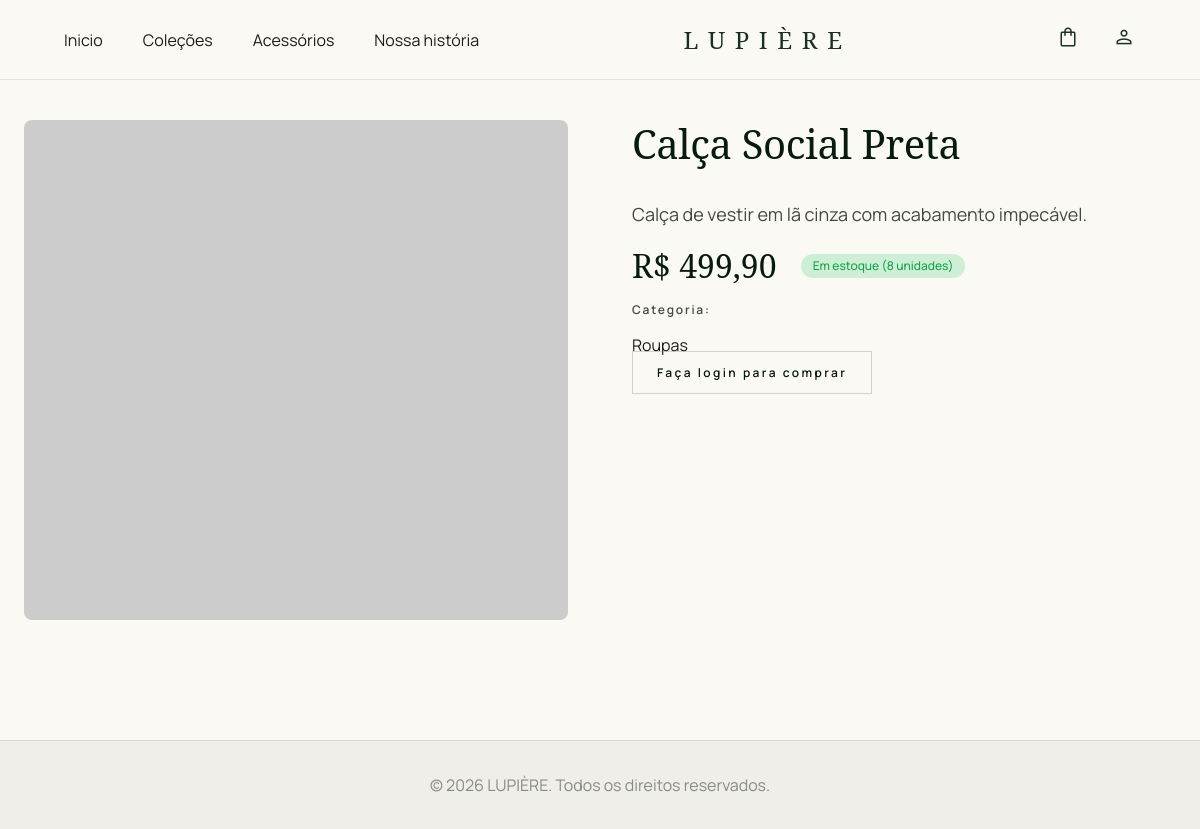
The app's page /produto.php?id=3 with its own data.
### tables this page shows
CREATE TABLE IF NOT EXISTS `produtos` (
  `id` int(11) NOT NULL AUTO_INCREMENT,
  `nome` varchar(150) NOT NULL,
  `descricao` text,
  `preco` decimal(10,2) NOT NULL,
  `estoque` int(11) NOT NULL DEFAULT 0,
  `categoria_id` int(11) DEFAULT NULL,
  `imagem` varchar(255) DEFAULT NULL,
  `data_criacao` timestamp NOT NULL DEFAULT current_timestamp(),
  PRIMARY KEY (`id`),
  KEY `categoria_id` (`categoria_id`),
  CONSTRAINT `produtos_ibfk_1` FOREIGN KEY (`categoria_id`) REFERENCES `categorias` (`id`) ON DELETE SET NULL
);

CREATE TABLE IF NOT EXISTS `categorias` (
  `id` int(11) NOT NULL AUTO_INCREMENT,
  `nome` varchar(100) NOT NULL,
  `descricao` text,
  `data_criacao` timestamp NOT NULL DEFAULT current_timestamp(),
  PRIMARY KEY (`id`)
);

### funcoes.php (called while the page is built, shortened)
<?php
require_once 'config.php';
function obter_produto_por_id($id) {
    global $pdo;
    $stmt = $pdo->prepare("SELECT p.*, c.nome as categoria_nome FROM produtos p LEFT JOIN categorias c ON p.categoria_id = c.id WHERE p.id = ?");
    $stmt->execute([$id]);
    return $stmt->fetch();
}
?>

### produto.php (the view, shortened to what this page needs)
<?php
require_once 'funcoes.php';
$id = isset($_GET['id']) ? intval($_GET['id']) : 0;
$produto = obter_produto_por_id($id);
?>
<!doctype html>
<html class="light" lang="en">
  <head>
    <script src="https://cdn.tailwindcss.com?plugins=forms,container-queries"></script>
    <script id="tailwind-config">
      tailwind.config = {
        darkMode: "class",
        theme: {
          extend: {
            colors: {
              "on-error": "#ffffff",
              "surface-container-high": "#e9e8e3",
              "surface-container": "#efeee9",
              surface: "#faf9f4",
              "on-secondary-container": "#745c00",
              "secondary-container": "#fed65b",
              "on-primary-container": "#819986",
              "on-tertiary": "#ffffff",
              "error-container": "#ffdad6",
              error: "#ba1a1a",
              background: "#faf9f4",
              "primary-fixed-dim": "#b4cdb8",
              "surface-container-low": "#f5f4ef",
              "surface-container-highest": "#e3e3de",
              "secondary-fixed-dim": "#e9c349",
              "on-tertiary-fixed-variant": "#474747",
              "outline-variant": "#c3c8c1",
              "primary-container": "#1b3022",
              "on-tertiary-container": "#939292",
              "surface-variant": "#e3e3de",
              "on-surface-variant": "#434843",
              "on-tertiary-fixed": "#1b1c1c",
              "on-secondary": "#ffffff",
              "surface-container-lowest": "#ffffff",
              tertiary: "#161717",
              "inverse-surface": "#30312e",
              "tertiary-container": "#2b2b2b",
              secondary: "#735c00",
              primary: "#061b0e",
              "on-secondary-fixed-variant": "#574500",
              "surface-bright": "#faf9f4",
              "on-background": "#1b1c19",
              "primary-fixed": "#d0e9d4",
              "tertiary-fixed": "#e4e2e1",
              "on-surface": "#1b1c19",
              "inverse-primary": "#b4cdb8",
              "on-primary": "#ffffff",
              "on-error-container": "#93000a",
              "secondary-fixed": "#ffe088",
              outline: "#737973",
              "on-primary-fixed": "#0b2013",
              "surface-tint": "#4d6453",
              "inverse-on-surface": "#f2f1ec",
              "tertiary-fixed-dim": "#c8c6c5",
              "on-primary-fixed-variant": "#364c3c",
              "on-secondary-fixed": "#241a00",
              "surface-dim": "#dbdad5",
            },
            borderRadius: {
              DEFAULT: "0.25rem",
              lg: "0.5rem",
              xl: "0.75rem",
              full: "9999px",
            },
            spacing: {
              gutter: "24px",
              unit: "8px",
              "margin-edge": "40px",
              "container-max": "1280px",
              "section-gap": "120px",
            },
            fontFamily: {
              "body-md": ["Manrope"],
              "headline-lg": ["Noto Serif"],
              "body-lg": ["Manrope"],
              "label-caps": ["Manrope"],
              "headline-md": ["Noto Serif"],
              "headline-display": ["Noto Serif"],
            },
            fontSize: {
              "body-md": ["16px", { lineHeight: "1.6", fontWeight: "400" }],
              "headline-lg": [
                "40px",
                {
                  lineHeight: "1.2",
                  letterSpacing: "-0.01em",
                  fontWeight: "400",
                },
              ],
              "body-lg": ["18px", { lineHeight: "1.6", fontWeight: "400" }],
              "label-caps": [
                "12px",
                {
                  lineHeight: "1.2",
                  letterSpacing: "0.15em",
                  fontWeight: "600",
                },
              ],
              "headline-md": ["32px", { lineHeight: "1.3", fontWeight: "400" }],
              "headline-display": [
                "64px",
                {
                  lineHeight: "1.1",
                  letterSpacing: "-0.02em",
                  fontWeight: "400",
                },
              ],
            },
          },
        },
      };
    </script>
  </head>
  <body
    class="bg-background text-on-surface font-body-md min-h-screen flex flex-col"
  >
    <header
      class="fixed top-0 left-0 right-0 z-50 bg-[#FAF9F4]/95 backdrop-blur-md border-b border-[#1B3022]/10 h-20 flex items-center transition-all duration-300"
    >
      <div
        class="flex justify-between items-center w-full px-6 md:px-16 max-w-[1440px] mx-auto"
      >
        <nav class="hidden lg:flex gap-10">
          <a class="nav-link" href="index.html">Inicio</a>
          <a class="nav-link" href="produtos.php">Coleções</a>
          <a class="nav-link" href="acessorios.html">Acessórios</a>
          <a class="nav-link" href="sobre.html">Nossa história</a>
        </nav>
        <div
          class="text-xl md:text-2xl font-headline-lg tracking-[0.4em] text-[#1B3022]"
        >
          LUPIÈRE
        </div>
        <div class="flex items-center gap-5 md:gap-8 text-[#1B3022]">
          <a href="carrinho.php" class="icon-btn">
            <span class="material-symbols-outlined">shopping_bag</span>
          </a>
          <?php if (isset($_SESSION["usuario_id"])): ?>
            <a href="perfil.php" class="icon-btn">
              <span class="material-symbols-outlined">person</span>
            </a>
          <?php else: ?>
            <a href="login.php" class="icon-btn">
              <span class="material-symbols-outlined">person</span>
            </a>
          <?php endif; ?>
        </div>
      </div>
    </header>
    <main
      class="flex-grow flex items-center justify-center py-section-gap px-gutter"
    >
      <div class="max-w-container-max w-full flex flex-col md:flex-row gap-16 items-start">
        <div class="w-full md:w-1/2">
          <img
            src="https://via.placeholder.com/600x600?text=<?php echo urlencode($produto['nome']); ?>"
            alt="<?php echo htmlspecialchars($produto['nome']); ?>"
            class="w-full h-[500px] object-cover rounded-lg"
          />
        </div>
        <div class="w-full md:w-1/2 space-y-8">
          <h1 class="font-headline-lg text-headline-lg text-primary mb-4">
            <?php echo htmlspecialchars($produto['nome']); ?>
          </h1>
          <div class="space-y-4">
            <p class="font-body-lg text-body-lg text-on-surface-variant leading-relaxed">
              <?php echo nl2br(htmlspecialchars($produto['descricao'])); ?>
            </p>
            <div class="flex items-center gap-6">
              <p class="font-headline-md text-headline-md text-primary">
                R$ <?php echo number_format($produto['preco'], 2, ',', '.'); ?>
              </p>
              <?php if ($produto['estoque'] > 0): ?>
                <span class="px-3 py-1 bg-green-500/20 text-green-600 rounded-full text-xs font-medium">
                  Em estoque (<?php echo $produto['estoque']; ?> unidades)
                </span>
              <?php else: ?>
                <span class="px-3 py-1 bg-red-500/20 text-red-600 rounded-full text-xs font-medium">
                  Esgotado
                </span>
              <?php endif; ?>
            </div>
            <div class="space-y-4">
              <p class="font-label-caps text-label-caps text-on-surface-variant mb-2">
                Categoria:
              </p>
              <p class="font-body-md text-body-md">
                <?php echo htmlspecialchars($produto['categoria_nome'] ?: 'Sem categoria'); ?>
              </p>
            </div>
          </div>
          <?php if (isset($_SESSION["usuario_id"]) && $produto['estoque'] > 0): ?>
            <form action="adicionar_carrinho.php" method="post" class="space-y-4">
              <input type="hidden" name="produto_id" value="<?php echo $produto['id']; ?>">
              <div class="flex items-center gap-4">
                <label for="quantidade" class="font-label-caps text-label-caps w-20">Quantidade:</label>
                <input
                  type="number"
                  id="quantidade"
                  name="quantidade"
                  value="1"
                  min="1"
                  max="<?php echo $produto['estoque']; ?>"
                  class="w-20 px-3 py-2 border border-outline/30 rounded-md focus:border-primary focus:outline-none"
                >
              </div>
              <button
                type="submit"
                class="w-full bg-primary-container text-white py-3 px-6 font-label-caps text-label-caps tracking-[0.2em] hover:bg-primary transition-all duration-300"
              >
                Adicionar ao Carrinho
              </button>
            </form>
          <?php elseif (!isset($_SESSION["usuario_id"])): ?>
            <a
              href="login.php"
              class="w-full border border-outline/30 text-primary py-3 px-6 font-label-caps text-label-caps tracking-[0.2em] hover:bg-surface-container-low transition-all duration-300"
            >
              Faça login para comprar
            </a>
          <?php else: ?>
            <p class="w-full text-center py-3 px-6 bg-red-500/20 text-red-600 rounded-md font-label-caps">
              Produto indisponível
            </p>
          <?php endif; ?>
        </div>
      </div>
    </main>
    <footer
      class="mt-auto w-full border-t border-outline/20 bg-surface-container flex items-center justify-center py-8"
    >
      <div class="text-center text-on-surface-variant/60 font-body-md">
        &copy; <?php echo date("Y"); ?> LUPIÈRE. Todos os direitos reservados.
      </div>
    </footer>
  </body>
</html>

### produto.php (style rules this page uses)
.material-symbols-outlined { font-variation-settings: "FILL" 0, "wght" 300, "GRAD" 0, "opsz" 24; }

### records on screen
produtos: nome "Calça Social Preta", descricao "Calça de vestir em lã cinza com acabamento impecável.", preco "499,90", estoque "8", categoria.nome "Roupas"
